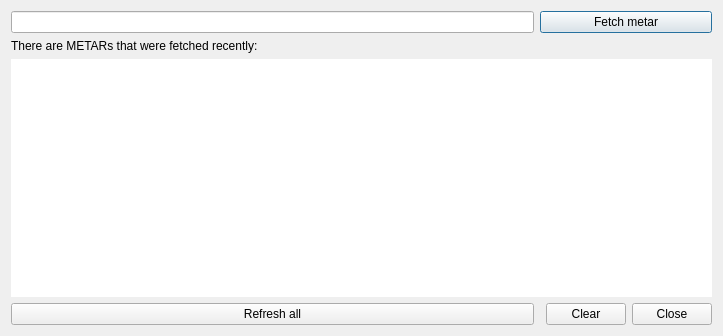
<?xml version="1.0" encoding="UTF-8"?>
<ui version="4.0">
 <class>MetarsWindow</class>
 <widget class="QWidget" name="MetarsWindow">
  <property name="windowModality">
   <enum>Qt::ApplicationModal</enum>
  </property>
  <property name="geometry">
   <rect>
    <x>0</x>
    <y>0</y>
    <width>723</width>
    <height>336</height>
   </rect>
  </property>
  <property name="windowTitle">
   <string>METARs</string>
  </property>
  <property name="windowIcon">
   <iconset resource="imgs.qrc">
    <normaloff>:/mainIcon/icon.png</normaloff>:/mainIcon/icon.png</iconset>
  </property>
  <layout class="QGridLayout" name="gridLayout">
   <item row="0" column="0">
    <widget class="QLineEdit" name="MetarICAO">
     <property name="toolTip">
      <string>Type airport ICAO here to fetch METAR</string>
     </property>
     <property name="maxLength">
      <number>4</number>
     </property>
    </widget>
   </item>
   <item row="1" column="0">
    <widget class="QLabel" name="TopLabel">
     <property name="text">
      <string>There are METARs that were fetched recently:</string>
     </property>
    </widget>
   </item>
   <item row="3" column="2">
    <widget class="QPushButton" name="ClearButton">
     <property name="text">
      <string>   Clear   </string>
     </property>
    </widget>
   </item>
   <item row="3" column="0">
    <widget class="QPushButton" name="RefreshAllButton">
     <property name="text">
      <string>Refresh all</string>
     </property>
    </widget>
   </item>
   <item row="2" column="0" colspan="4">
    <widget class="QListWidget" name="MetarsDisplay">
     <property name="enabled">
      <bool>true</bool>
     </property>
     <property name="frameShape">
      <enum>QFrame::NoFrame</enum>
     </property>
    </widget>
   </item>
   <item row="3" column="3">
    <widget class="QPushButton" name="CloseButton">
     <property name="text">
      <string>   Close   </string>
     </property>
    </widget>
   </item>
   <item row="0" column="1" colspan="3">
    <widget class="QPushButton" name="FetchButton">
     <property name="autoFillBackground">
      <bool>false</bool>
     </property>
     <property name="text">
      <string>Fetch metar</string>
     </property>
     <property name="shortcut">
      <string>Return</string>
     </property>
     <property name="default">
      <bool>true</bool>
     </property>
    </widget>
   </item>
  </layout>
 </widget>
 <resources>
  <include location="imgs.qrc"/>
 </resources>
 <connections>
  <connection>
   <sender>CloseButton</sender>
   <signal>clicked()</signal>
   <receiver>MetarsWindow</receiver>
   <slot>hide()</slot>
   <hints>
    <hint type="sourcelabel">
     <x>680</x>
     <y>319</y>
    </hint>
    <hint type="destinationlabel">
     <x>361</x>
     <y>167</y>
    </hint>
   </hints>
  </connection>
 </connections>
</ui>
